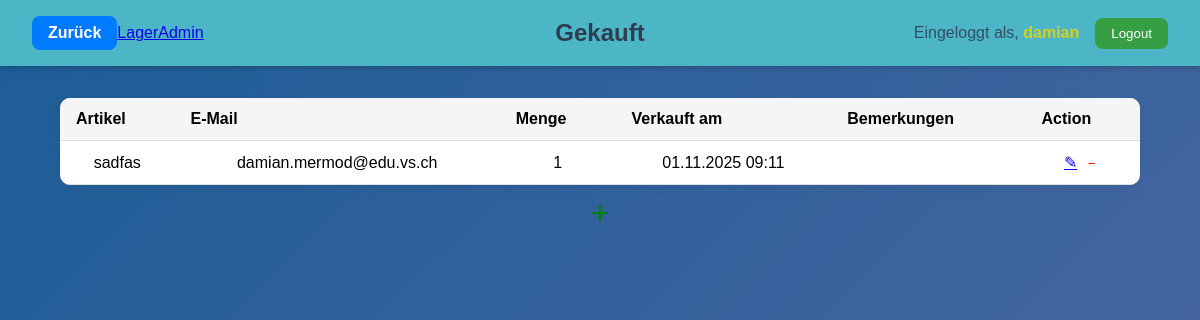
The page /sold/ (signed in) on the database its author committed.
### accounts/models.py (models this page shows)
class User(AbstractUser):
    is_approve = models.BooleanField(default=False)
    role = models.ForeignKey('Role', on_delete=models.PROTECT, null=True, blank=True)

### lager/models.py (models this page shows, shortened)
class Sold(models.Model):
    item = models.ForeignKey('Item', on_delete=models.CASCADE, verbose_name="Artikel")
    email = models.EmailField(verbose_name="Benutzer-E-Mail")
    quantity = models.PositiveIntegerField(default=1, verbose_name="Menge")
    sold_at = models.DateTimeField(default=timezone.now, verbose_name="Verkauft am")
    notes = models.TextField(blank=True, null=True, verbose_name="Bemerkungen")

class Item(models.Model):
    name = models.CharField(max_length=100, verbose_name="Name")
    description = models.TextField(blank=True, null=True, verbose_name="Beschreibung")
    sku = models.CharField(max_length=50, unique=True, verbose_name="Artikelnummer")
    unit = models.CharField(max_length=50, default='Stück', verbose_name="Einheit", blank=True, null=True)
    quantity = models.IntegerField(default=1, verbose_name="Menge")
    size = models.CharField(max_length=10, verbose_name="Groesse", blank=True, null=True)

### lager/views.py (the view)
# urls.py: path("sold/", views.sold_list, name="sold_list"),
@login_required
@role_or_superuser_required(1)
def sold_list(request):
    sold_items = Sold.objects.all()
    return render(request, "lager/sold.html", {"objects": sold_items})

### lager/templates/lager/sold.html (shortened to what this page needs)
{% extends "base.html" %}
{% load static %}
{% block extra_css %}
<link rel="stylesheet" href="{% static 'css/stock.css' %}">
{% endblock %}
{% block header %}
{% include 'includes/header.html' with header_name='Gekauft'%}
{% endblock %}
{% block content %}
<div class="stock-container">
    <table class="stock-table">
        <thead>
        <tr>
            <th>Artikel</th>
            <th>E-Mail</th>
            <th>Menge</th>
            <th>Verkauft am</th>
            <th>Bemerkungen</th>
            <th>Action</th>
        </tr>
        </thead>
        <tbody>
        {% for obj in objects %}
        <tr>
            <td>{{ obj.item.name }}</td>
            <td>{{ obj.email }}</td>
            <td>{{ obj.quantity }}</td>
            <td>{{ obj.sold_at|date:"d.m.Y H:i" }}</td>
            <td>{{ obj.notes }}</td>
            <td>
                <a href="{% url 'sold_edit' obj.pk %}">✎</a>
                <form action="{% url 'sold_delete' obj.pk %}"
                      method="post"
                      style="display:inline;"
                      onsubmit="return confirm('Willst du diesen Kauf wirklich löschen?');">
                    <button type="submit" style="background:transparent;border:none;color:red;">−</button>
                </form>
            </td>
        </tr>
        {% empty %}
        <tr>
            <td colspan="6" class="no-data">Nichts wurde bissher verkauft</td>
        </tr>
        {% endfor %}
        </tbody>
    </table>
    <div style="margin-top:10px;">
        <a href="{% url 'sold_create' %}" style="font-size:2em;text-decoration:none;color:green;">+</a>
    </div>
</div>
{% endblock %}

### templates/includes/header.html (shortened to what this page needs)
{% load static %}
<link rel="stylesheet" href="{% static 'css/header.css' %}">
<header class="app-header">
    <div class="header-left">
        <a href="javascript:history.back()" class="back-btn">Zurück</a>
        <a href="{% url 'lager_list' %}">Lager</a>
        {% if user.is_superuser or user.is_staff %}
        <a href="{% url 'admin:index' %}">Admin</a>
        {% endif %}
    </div>
    <div class="header-center">
        <h1 class="logo">{{ header_name|default:"Pfadi Lager" }}</h1>
    </div>
    <div class="header-right">
        {% if user.is_authenticated %}
        <span class="username">Eingeloggt als, <span class="username-highlight">{{ user.username }}</span></span>
        <form action="{% url 'logout' %}" method="post" class="logout-form">
            <button type="submit" class="logout-btn">Logout</button>
        </form>
        {% else %}
        <a href="{% url 'login' %}" class="login-link">Login</a>
        {% endif %}
    </div>
</header>

### static/css/styles.css (style rules this page uses)
html, body { height: 100%; margin: 0; padding: 0; font-family: Arial, sans-serif; background: linear-gradient(135deg, #1c5d96 0%, #5168a4 100%); background-attachment: fixed; background-repeat: no-repeat; background-size: cover; }
.username-highlight { color: #eed400; font-weight: 600; }

### static/css/stock.css (style rules this page uses)
.stock-container { max-width: 90%; margin: 2rem auto; text-align: center; }
.stock-table { width: 100%; border-collapse: collapse; background-color: #fff; box-shadow: 0 4px 10px rgba(0, 0, 0, 0.05); border-radius: 10px; overflow: hidden; }
.stock-table th, .stock-table td { padding: 0.75rem 1rem; border-bottom: 1px solid #e0e0e0; }
.stock-table th { background-color: #f5f5f5; font-weight: 600; text-align: left; }

### static/css/header.css (style rules this page uses)
.app-header { display: flex; justify-content: space-between; align-items: center; background-color: #4cb6c7; color: #2c3e50; padding: 1rem 2rem; box-shadow: 0 2px 5px rgba(0, 0, 0, 0.2); }
.app-header .header-left, .app-header .header-center, .app-header .header-right { display: flex; align-items: center; }
.app-header .header-left { flex: 1; }
.app-header .header-left .back-btn { text-decoration: none; background-color: #007BFF; color: white; padding: 0.5rem 1rem; border-radius: 8px; font-weight: bold; transition: background-color 0.3s ease; }
.app-header .header-center { flex: 1; justify-content: center; }
.app-header .header-center .logo { font-size: 1.5rem; font-weight: bold; margin: 0; text-align: center; }
.app-header .header-right { flex: 1; justify-content: flex-end; gap: 1rem; }
.app-header .header-right .username { font-size: 1rem; opacity: 0.85; }
.app-header .header-right .logout-form { display: inline; }
.app-header .header-right .logout-form .logout-btn { background-color: #379f43; border: none; color: #fff; padding: 0.5rem 1rem; border-radius: 8px; cursor: pointer; transition: background-color 0.3s ease; }

### rows shown on the page
User: username "damian"
Sold: item.name "sadfas", email "damian.mermod@edu.vs.ch", quantity "1", sold_at "01.11.2025 09:11"

### other values the page prints
{{ header_name|default:"Pfadi Lager" }} "Gekauft"
